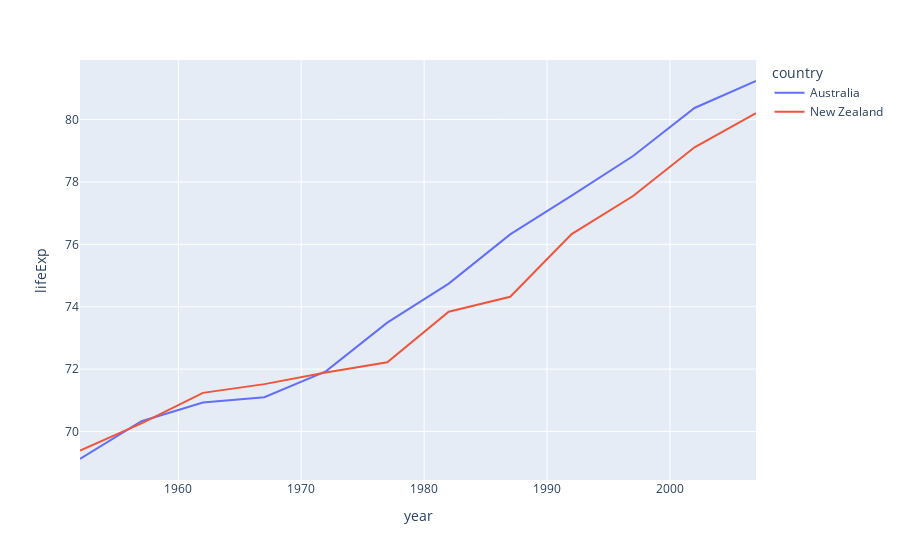

Notebook cell for this chart:
### Code cell
fig = px.line(df_Oceania, x="year", y="lifeExp", color="country")
fig.show()

### Figure 1 — Plotly figure (JSON) as saved in the notebook; plotly's stock layout.template omitted (floating-point values rounded to 4 significant figures)
{"data": [{"hovertemplate": "country=Australia<br>year=%{x}<br>lifeExp=%{y}<extra></extra>", "legendgroup": "Australia", "line": {"color": "#636efa", "dash": "solid"}, "marker": {"symbol": "circle"}, "mode": "lines", "name": "Australia", "orientation": "v", "showlegend": true, "type": "scatter", "x": [1952, 1957, 1962, 1967, 1972, 1977, 1982, 1987, 1992, 1997, 2002, 2007], "xaxis": "x", "y": [69.12, 70.33, 70.93, 71.1, 71.93, 73.49, 74.74, 76.32, 77.56, 78.83, 80.37, 81.23], "yaxis": "y"}, {"hovertemplate": "country=New Zealand<br>year=%{x}<br>lifeExp=%{y}<extra></extra>", "legendgroup": "New Zealand", "line": {"color": "#EF553B", "dash": "solid"}, "marker": {"symbol": "circle"}, "mode": "lines", "name": "New Zealand", "orientation": "v", "showlegend": true, "type": "scatter", "x": [1952, 1957, 1962, 1967, 1972, 1977, 1982, 1987, 1992, 1997, 2002, 2007], "xaxis": "x", "y": [69.39, 70.26, 71.24, 71.52, 71.89, 72.22, 73.84, 74.32, 76.33, 77.55, 79.11, 80.2], "yaxis": "y"}], "layout": {"legend": {"title": {"text": "country"}, "tracegroupgap": 0}, "margin": {"t": 60}, "xaxis": {"anchor": "y", "domain": [0, 1], "title": {"text": "year"}}, "yaxis": {"anchor": "x", "domain": [0, 1], "title": {"text": "lifeExp"}}}}
